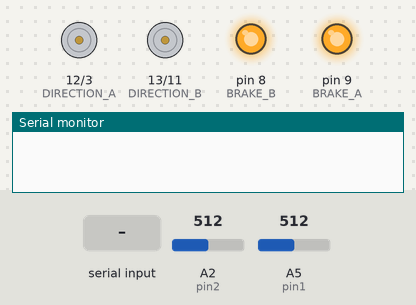
This sketch was run on a simulated Arduino Uno, built with avr-gcc and run on an emulated ATmega328P. On the bench: direction and speed pins drawn as motors (green arrow = direction pin HIGH = forward, orange = LOW = backward, longer = more drive), output pins drawn as LEDs (lit = HIGH), the last lines printed to the serial monitor. The inputs (shaded band) are chosen by the test bench; at power-on: A2 (pin2) = 512, A5 (pin1) = 512.

Above: at 1.2 s.
1.3 s: "<UP>" received over the second serial link
At 2.5 s:
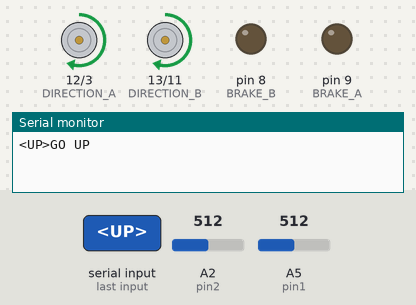
2.8 s: "<DOWN>" received over the second serial link
At 3.6 s:
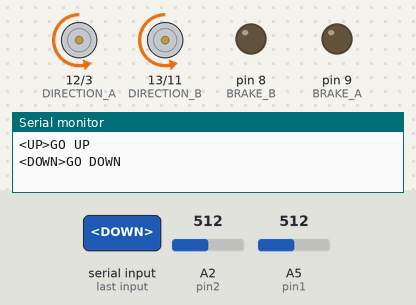
4.3 s: "<RIGHT>" received over the second serial link
At 4.8 s:
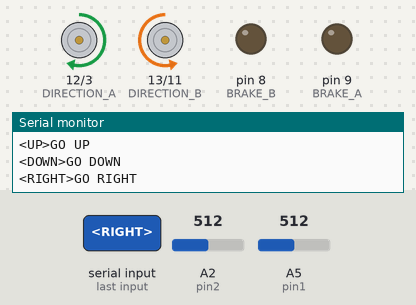
5.8 s: "<LEFT>" received over the second serial link
At 7.1 s:
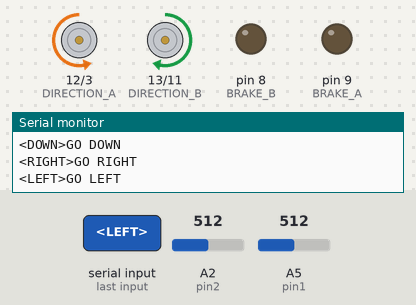
Timing chart, 0 to 8.3 s (numbered marks = the images above; inputs shaded):
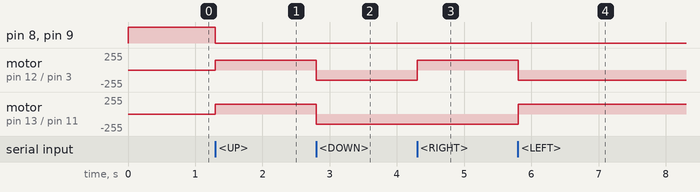

Measured:
- after the input at 1.3 s, pin 8 (BRAKE_B), pin 9 (BRAKE_A): HIGH → LOW at once; motor on pin 12 (DIRECTION_A) / pin 3 (PWM_A), motor on pin 13 (DIRECTION_B) / pin 11 (PWM_B): stopped → forward 150/255 at once
- after the input at 2.8 s, motor on pin 12 (DIRECTION_A) / pin 3 (PWM_A), motor on pin 13 (DIRECTION_B) / pin 11 (PWM_B): forward 150/255 → backward 150/255 at once
- after the input at 4.3 s, motor on pin 12 (DIRECTION_A) / pin 3 (PWM_A): backward 150/255 → forward 150/255 at once
- after the input at 5.8 s, motor on pin 12 (DIRECTION_A) / pin 3 (PWM_A): forward 150/255 → backward 150/255 at once; motor on pin 13 (DIRECTION_B) / pin 11 (PWM_B): backward 150/255 → forward 150/255 at once

The sketch:

sketch_01.ino
```cpp
#include <SoftwareSerial.h>

uint16_t value = 0;
uint16_t value2 = 0;

#define rxPin 2
#define txPin 4
#define TRUE 1
#define FALSE 0
#define USART_BUFFER_SIZE 80
#define pin1 A5
#define pin2 A2

#define BRAKE_A 9
#define BRAKE_B 8
#define DIRECTION_A 12
#define DIRECTION_B 13
#define PWM_A 3
#define PWM_B 11


SoftwareSerial mySerial = SoftwareSerial(rxPin, txPin);

typedef struct{
    uint8_t USART_RX    :1;
    uint8_t AUTONOMOUS  :1;
}system_flags;

system_flags MY_flags;

char USART_Buffer[USART_BUFFER_SIZE];
void ISR_USART_RX();
void clearUSARTBuffer();
void updateSensorData();
void driveChanalA(uint8_t direction, uint8_t speed);
void driveChanalB(uint8_t direction, uint8_t speed);

void setup() {
  pinMode(rxPin, INPUT);
  pinMode(txPin, OUTPUT);
  pinMode(pin1, INPUT);
  pinMode(pin2, INPUT);

  mySerial.begin(9600);
  Serial.begin(9600);

  pinMode(DIRECTION_A,OUTPUT);
  pinMode(DIRECTION_B,OUTPUT);
  pinMode(PWM_A,OUTPUT);
  pinMode(PWM_B,OUTPUT);
  pinMode(BRAKE_A,OUTPUT);
  pinMode(BRAKE_B,OUTPUT);

  digitalWrite(BRAKE_A,HIGH);
  digitalWrite(BRAKE_B,HIGH);


}

void loop() {

  value = analogRead(pin1);
  value2 = analogRead(pin2);
  //Serial.print(value);
  //Serial.print(" ");
  //Serial.println(value2);


  if(mySerial.available()){
    ISR_USART_RX();
  }

  if(MY_flags.USART_RX == TRUE){
    MY_flags.USART_RX = FALSE;
    Serial.print(USART_Buffer);
    if(strcmp(USART_Buffer, "<UP>") == 0){
        Serial.println("GO UP");
            driveChanalA(1,150);
            driveChanalB(1,150);
		}
    if(strcmp(USART_Buffer, "<DOWN>") == 0){
        Serial.println("GO DOWN");
            driveChanalA(0,150);
            driveChanalB(0,150);
		}
   if(strcmp(USART_Buffer, "<RIGHT>") == 0){
      Serial.println("GO RIGHT");
          driveChanalA(1,150);
          driveChanalB(0,150);
    }
    if(strcmp(USART_Buffer, "<LEFT>") == 0){
        Serial.println("GO LEFT");
            driveChanalA(0,150);
            driveChanalB(1,150);
        }
    if(strcmp(USART_Buffer, "<BRAKE>") == 0){
        Serial.println("GO BRAKE");
            driveChanalA(1,0);
            driveChanalB(1,0);
    }


    //clearUSARTBuffer();


  }
}
void ISR_USART_RX() {
  static uint8_t myISRCnt = 0;
    USART_Buffer[myISRCnt] = mySerial.read();
    //Check if first buffer element equals to '<' (0x3c)
    if (USART_Buffer[0] != '<'){
      //Clear USART read buffer
      for (uint8_t i = 0; i < USART_BUFFER_SIZE; i++){
        USART_Buffer[i] = 0;
      }
      myISRCnt= 255;
    }else if (USART_Buffer[myISRCnt] == '>'){
      USART_Buffer[myISRCnt + 1] = '\0';
      myISRCnt = 255;
      MY_flags.USART_RX = TRUE;

    }
    myISRCnt++;
}

void clearUSARTBuffer() {
  for (uint8_t i = 0; i < USART_BUFFER_SIZE; i++){
        USART_Buffer[i] = 0;
      }
}

void driveChanalA(uint8_t direction, uint8_t speed){
  //kodu ko funkcija dara
  if (speed == 0){
    digitalWrite(BRAKE_A,HIGH);
  } else {
    digitalWrite(BRAKE_A,LOW);
  }

  digitalWrite(DIRECTION_A,direction);
  analogWrite(PWM_A,speed);
}

void driveChanalB(uint8_t direction, uint8_t speed){
  //kodu ko funkcija dara
  if (speed == 0){
    digitalWrite(BRAKE_B,HIGH);
  } else {
    digitalWrite(BRAKE_B,LOW);
  }

  digitalWrite(DIRECTION_B,direction);
  analogWrite(PWM_B,speed);
}
```
